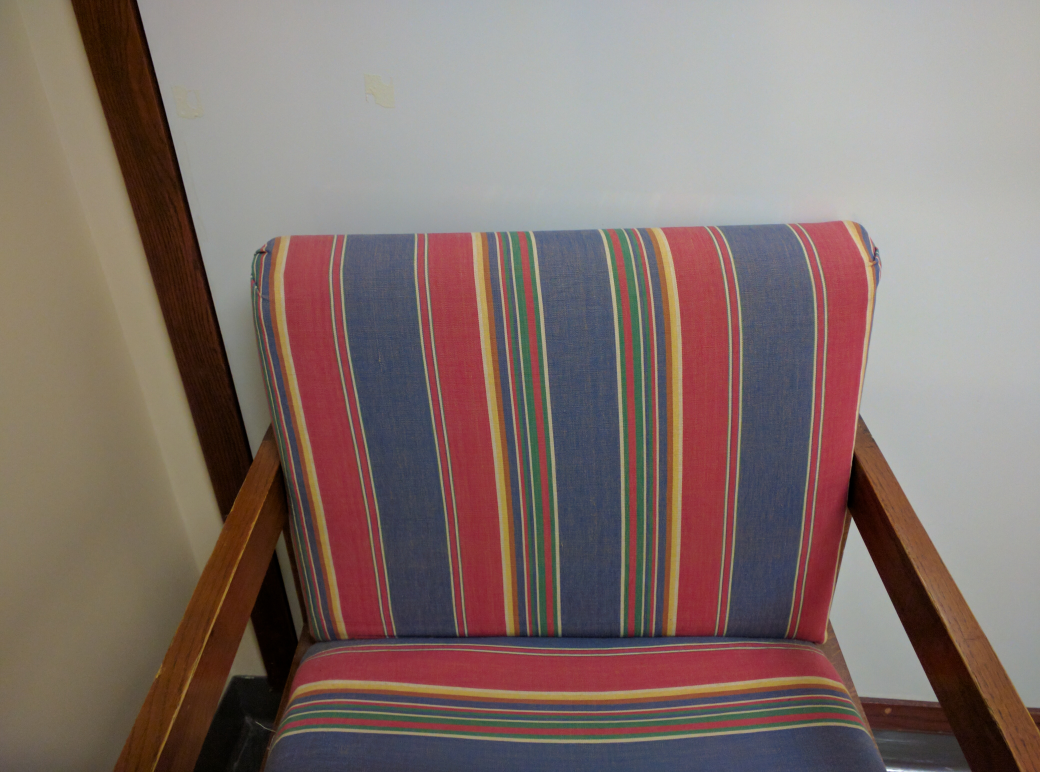
#> input picture img_processing_data/chair.jpg, 4160 x 3088 px (shown at 1/4 size)
$ jupyter execute thresholding.ipynb
#> lines starting #> are read from the running program, lines starting #| are printed output that depends on the picture; after the words box and inside, x2 and y2 are one past the last pixel; in counts of white or black regions, pixels touching at a corner belong together
[cell 1]
import skimage.io
import numpy as np
import matplotlib.pyplot as plt
import skimage.transform
import skimage.color
import skimage.draw

[cell 2]
# 1. masking
# 2. make histogram
# use 1 and 2 to do thresholding

[cell 3]
# step 0: make a color image into gray scale image
# read the image
chair = skimage.io.imread(fname='img_processing_data/chair.jpg')
#> chair is the input picture: shape (3088, 4160, 3); mean R, G, B 130.6, 113.4, 108.5

# convert to grayscale image using skimage.color.rgb2gray
gray_chair =skimage.color.rgb2gray(chair)
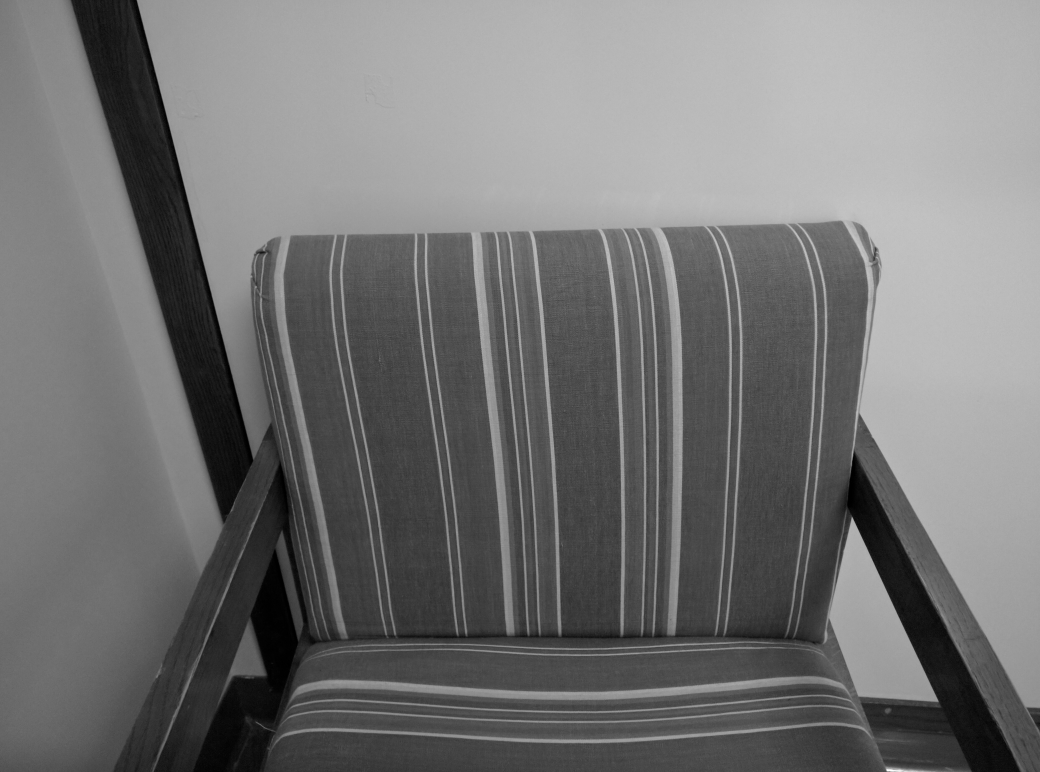
#> gray_chair: shape (3088, 4160) float64 (shown at 1/4 size); min 0, max 1, mean 0.458

# visualize the image
plt.imshow(gray_chair) # color didn't render correctly, which used another scale (green to blue, rather than white to black)

[cell 4]
# try out masking
# load the "maize_root.tif" image
maize = skimage.io.imread(fname='img_processing_data/maize-roots.tif')
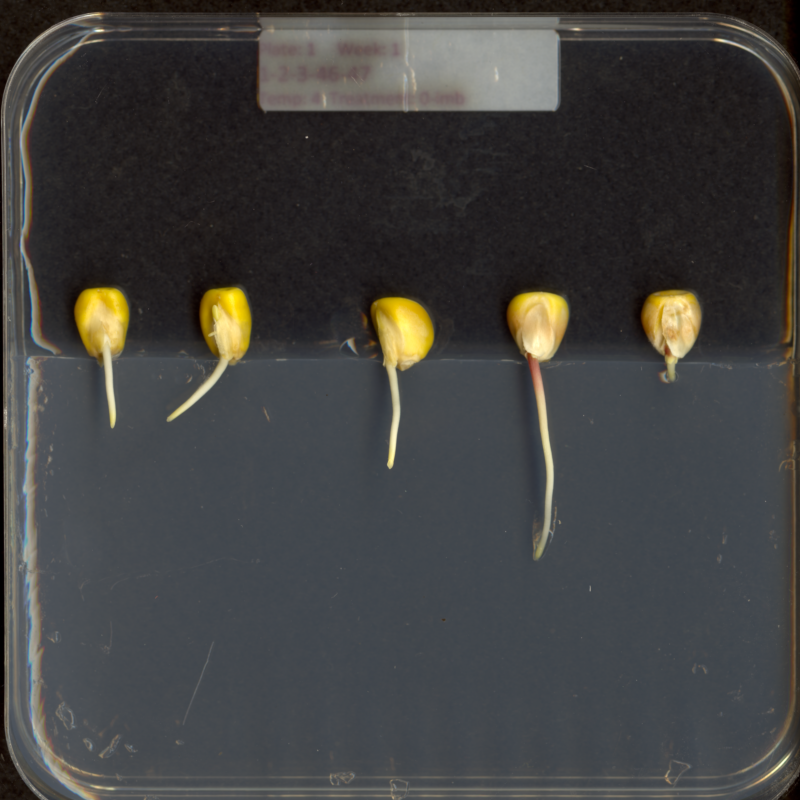
#> input picture img_processing_data/maize-roots.tif, 800 x 800 px
#> maize is the input picture: shape (800, 800, 3); mean R, G, B 66.1, 65.7, 64.6

[cell 5]
# create the blank mask
mask = np.ones(shape=maize.shape[0:2], dtype='bool') # True/False, false = 0, true = 1 -> false = black, true = white

[cell 6]
plt.imshow(maize)

[cell 7]
# draw a rectangular black area in this blank mask
rr,cc = skimage.draw.rectangle(start = (357,44), end = (740, 720))

[cell 8]
# when you combine rr and cc, you get all the coordinates for pixels in the rectangular area
# and we assign areas with boolean value False
mask[rr, cc]=False # why should I assign False here, where False (0) is black
# the entire mask as black, which means
# mask = np.zeros(shape=image.shape[0:2], dtype='bool')
# mask[rr,cc] = True # why this is not going to work, or how you think you can make this reversed mask work?
# ****** please think about it!

[cell 9]
maize[mask] = 0 # this is line that makes all the differences. This has something to do with masking an array
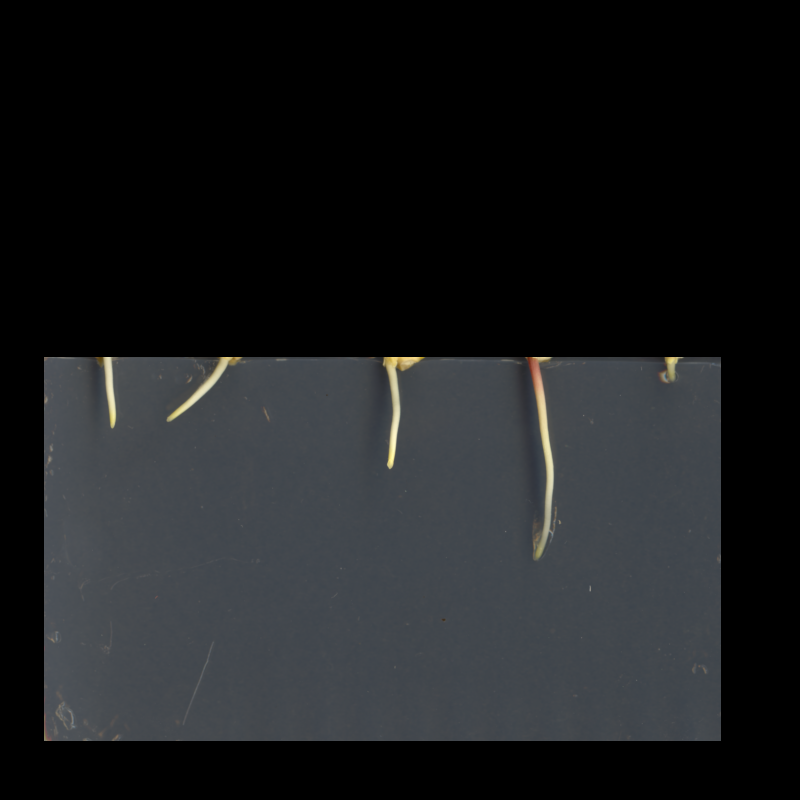
#> maize: shape (800, 800, 3); mean R, G, B 28.4, 30.2, 31.9
# only where the mask has value true can be assigned with 0 (which means black)
# that is why we assigned the area we are interested at the begining with False

[cell 10]
plt.imshow(maize)

[cell 11]
# thresholding practice

[cell 12]
# load the image
junk = skimage.io.imread(fname='img_processing_data/06-junk-before.jpg')
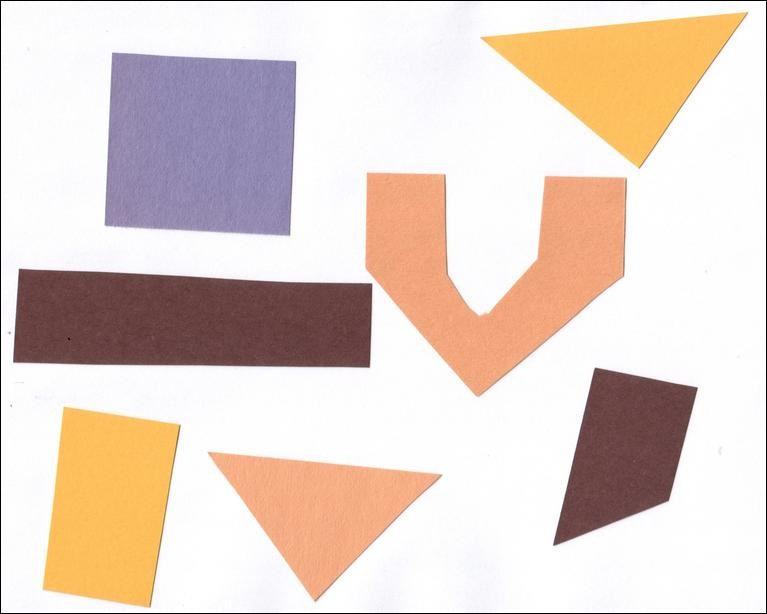
#> input picture img_processing_data/06-junk-before.jpg, 767 x 614 px
#> junk is the input picture: shape (614, 767, 3); mean R, G, B 227.9, 210.9, 201.8

[cell 13]
plt.imshow(junk) # check how the image looks like

[cell 14]
# convert a color image into a gray scale image
gray_junk = skimage.color.rgb2gray(junk)
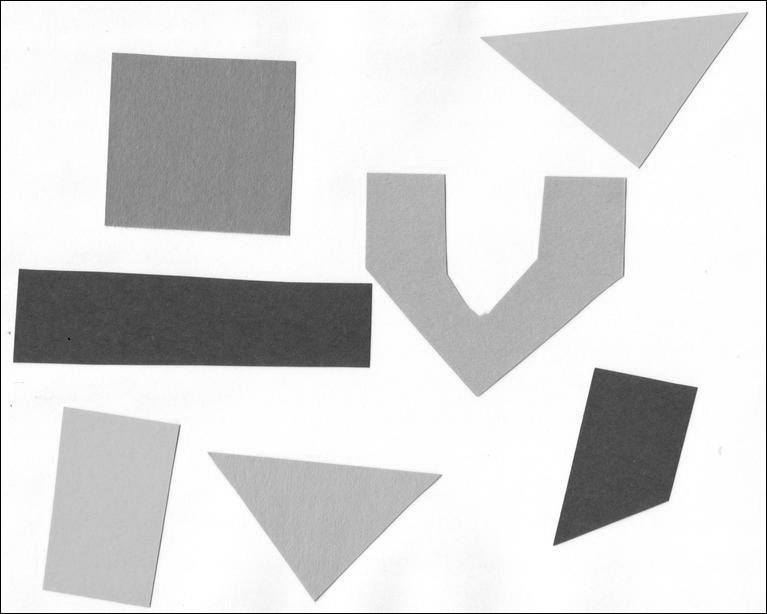
#> gray_junk: shape (614, 767) float64; min 0, max 1, mean 0.839

[cell 15]
sigma = 0.2 # set sigma for guassian filter
blur_gray_junk = skimage.filters.gaussian(gray_junk, sigma=sigma)

[cell 16]
plt.imshow(blur_gray_junk)

[cell 17]
# create a histogram out of this image to find a threshold
# configure and draw the histogram figure
# this is the code to visualize gray scale histogram
plt.figure()
plt.title("Grayscale Histogram")
plt.xlabel("grayscale value")
plt.ylabel("pixels")
plt.xlim([0.0, 1.0])  # <- named arguments do not work here
histogram, bin_edges = np.histogram(blur_gray_junk, bins=256) # returns histogram (minus bin egdes) and bin edges
#> histogram = 256 values, max 117459 at index 254, min 0 at index 8, mean 1839.6; bin_edges = 257 values from 2.92e-08 to 1
plt.plot(bin_edges[0:-1], histogram)  # <- or here
plt.show()
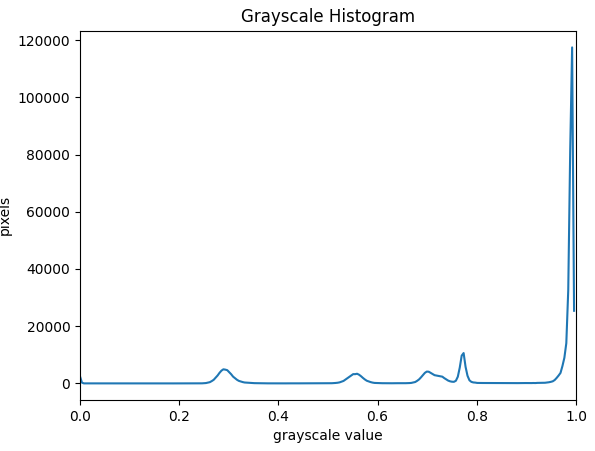
#> figure drawn by matplotlib, 1 panel; curve peaks at x = 0.992, y = 117459
# in this case, the threshold can be set at 0.8.
# how to read this picture !!
# what I want to keep and what I want to disgard
# we want to discard pixels that are white (close to 1)! (I made a mistake in the class)
# keep all pixcels with gray scale < 0.8

[cell 18]
# from the gray scale histogram, we set the threshold at 0.8, keep all pixels < 0.8 and disgard pixels > 0.8
mask = blur_gray_junk > 0.8
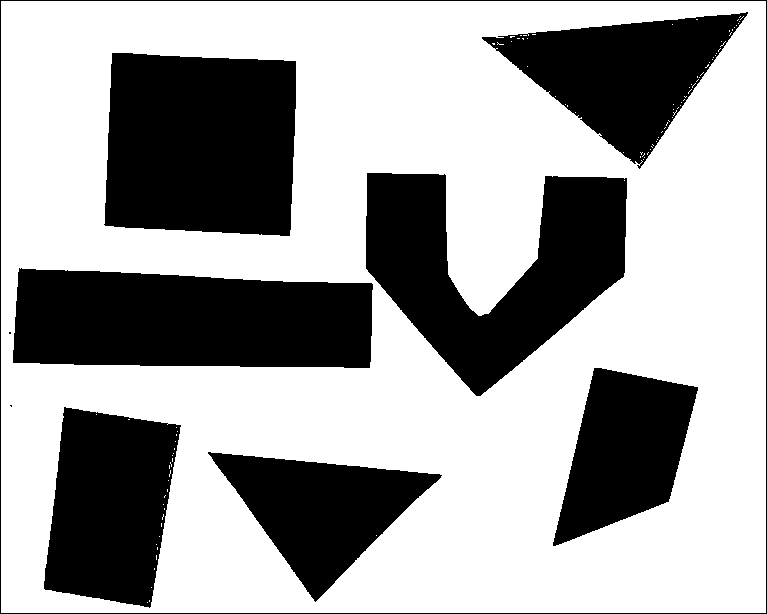
#> mask: shape (614, 767) bool; 64.1% white; 10 black regions (2 under 20 px), largest, box (x1, y1, x2, y2) and area: (104, 53, 296, 236) 32327, (13, 268, 373, 368) 31832, (366, 173, 627, 396) 30465

[cell 19]
blur_gray_junk[mask] = 0 # set to black
plt.imshow(blur_gray_junk)

[cell 20]
# you can also use the mask to mask the original image
junk[mask] = 0
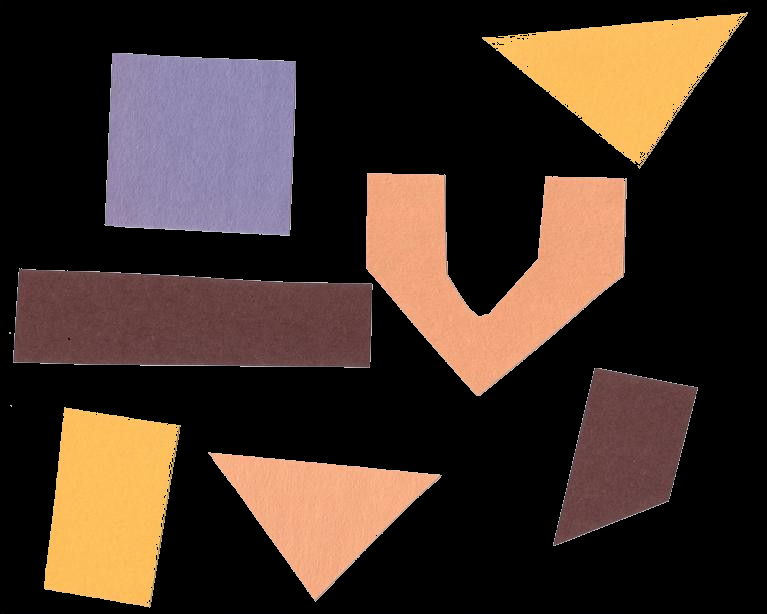
#> junk: shape (614, 767, 3); mean R, G, B 66, 49.4, 40.2
plt.imshow(junk)
